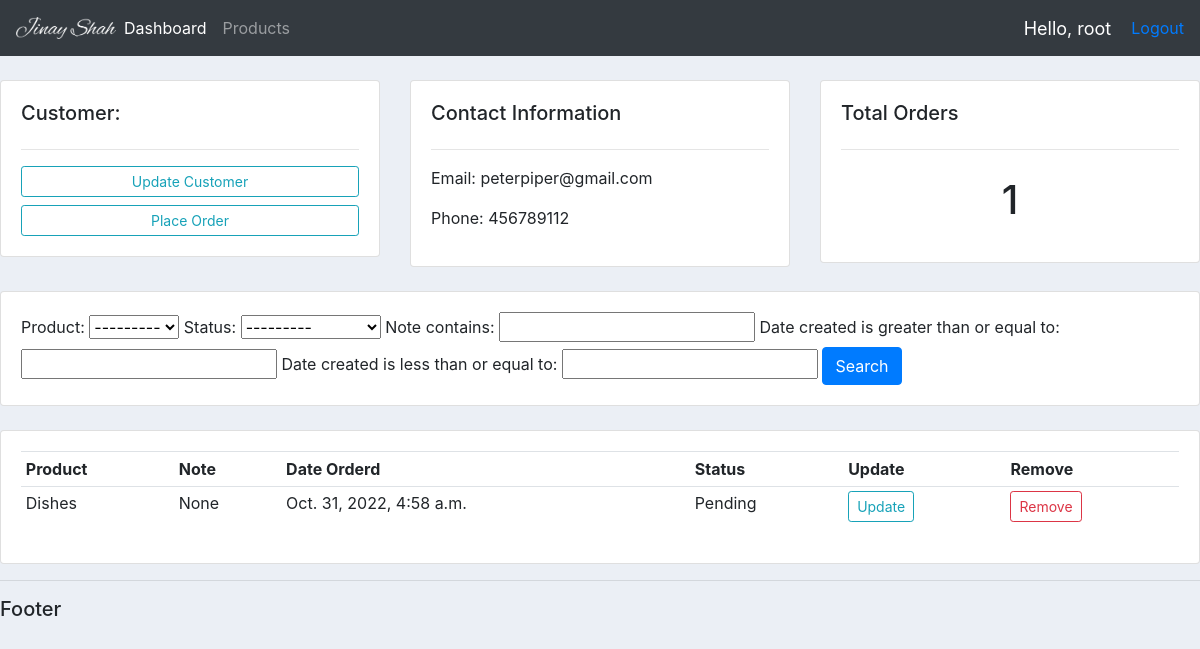
The page /customer/3/ (signed in) on the database its author committed.
### accounts/models.py (models this page shows, shortened)
class Customer(models.Model):
    name = models.CharField(max_length=200,null=True)
    phone = models.CharField(max_length=200,null=True)
    email = models.EmailField(max_length=200,null=True)
    date_created = models.DateTimeField(auto_now_add=True,null=True)

class Order(models.Model):
    STATUS = (
        ('Pending','Pending'),
        ('Out for delivery','Out for delivery'),
        ('Delivered','Delivered'),
    )
    customer = models.ForeignKey(Customer,null=True,on_delete=models.SET_NULL)
    product = models.ForeignKey(Product,null=True,on_delete=models.SET_NULL)
    date_created = models.DateTimeField(auto_now_add=True,null=True)
    status = models.CharField(max_length=200,null=True,choices=STATUS)
    note = models.CharField(max_length=1000,null=True,blank=True)

class Product(models.Model):
    CATEGORY = (
        ('Indoor','Indoor'),
        ('Out Door','Out Door'),
    )
    name = models.CharField(max_length=200,null=True)
    price = models.IntegerField(null=True)
    category = models.CharField(max_length=200,null=True,choices=CATEGORY)
    description = models.CharField(max_length=200,null=True,blank=True)
    date_created = models.DateTimeField(auto_now_add=True,null=True)
    tag = models.ManyToManyField(Tag)
    def __str__(self):
        return self.name

### accounts/decorators.py (the view)
        def wrapper_func(request, *args, **kwargs):
            group = None
            if request.user.groups.exists():
                group = request.user.groups.all()[0].name
            if group in allowed_roles:
                return view_func(request, *args, **kwargs)
            else:
                return HttpResponse('You are not authorized to view this page')

### accounts/views.py (called while the page is built)
@login_required(login_url='login')
@allowed_users(allowed_roles=['admin'])
def customer(request,pk):
    customer = Customer.objects.get(id=pk)
    orders = customer.order_set.all()
    myfilter = OrderFilter(request.GET,queryset=orders)
    orders = myfilter.qs
    context={'customer':customer,'orders':orders,'myfilter':myfilter}
    return render(request, 'accounts/customer.html',context)

### accounts/templates/accounts/customer.html
{% extends 'accounts/main.html' %}
{% block content %}
<br>
<div class="row">
	<div class="col-md">
		<div class="card card-body">
			<h5>Customer:</h5>
			<hr>
			<a class="btn btn-outline-info  btn-sm btn-block" href="">Update Customer</a>
			<a class="btn btn-outline-info  btn-sm btn-block" href="{% url 'create_order' customer.id %}">Place Order</a>
		</div>
	</div>
	<div class="col-md">
		<div class="card card-body">
			<h5>Contact Information</h5>
			<hr>
			<p>Email: {{customer.email}}</p>
			<p>Phone: {{customer.phone}}</p>
		</div>
	</div>
	<div class="col-md">
		<div class="card card-body">
			<h5>Total Orders</h5>
			<hr>
			<h1 style="text-align: center;padding: 10px">{{orders.count}}</h1>
		</div>
	</div>
</div>
<br>
<div class="row">
	<div class="col">
		<div class="card card-body">
			<form method="get">
				{{myfilter.form}}
		    <button class="btn btn-primary" type="submit">Search</button>
		  </form>
		</div>
	</div>
</div>
<br>
<div class="row">
	<div class="col-md">
		<div class="card card-body">
			<table class="table table-sm">
				<tr>
					<th>Product</th>
					<th>Note</th>
					<th>Date Orderd</th>
					<th>Status</th>
					<th>Update</th>
					<th>Remove</th>
				</tr>
				{% for i in orders %}
				<tr>
					<td>{{i.product}}</td>
					<td>{{i.note}}</td>
					<td>{{i.date_created}}</td>
					<td>{{i.status}}</td>
					<td><a class="btn btn-outline-info btn-sm" href="{% url 'update_order' i.id %}">Update</a></td>
					<td><a class="btn btn-outline-danger btn-sm" href="{% url 'delete_order' i.id %}">Remove</a></td>
				</tr>
				{% endfor %}
			</table>
		</div>
	</div>
</div>
{% endblock %}

### accounts/templates/accounts/navbar.html (shortened to what this page needs)
{% load static %}
<nav class="navbar navbar-expand-lg navbar-dark bg-dark">
 <img src="{% static 'images/logo.png' %}" width=100px>
  <div class="collapse navbar-collapse" id="navbarNav">
    <ul class="navbar-nav">
      <li class="nav-item active">
        <a class="nav-link" href="{% url 'home' %}">Dashboard</a>
      </li>
      <li class="nav-item">
        <a class="nav-link" href="{% url 'products' %}">Products</a>
      </li>
    </ul>
  </div>
  <span class="hello-msg">Hello, {{request.user}}</span>
  <span><a href="{% url 'logout' %}">Logout</a></span>
</nav>

### accounts/templates/accounts/navbar.html (style rules this page uses)
.hello-msg { font-size: 18px; color: #fff; margin-right: 20px; }

### rows shown on the page
Customer: email "peterpiper@gmail.com", phone "456789112"
Order: product "Dishes", note "None", date_created "Oct. 31, 2022, 4:58 a.m.", status "Pending"

### other values the page prints
{{ request.user }} "root"
{{ orders.count }} "1"
